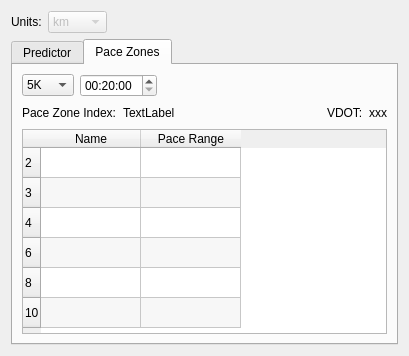
<?xml version="1.0" encoding="UTF-8"?>
<ui version="4.0">
 <class>RunTools</class>
 <widget class="QDialog" name="RunTools">
  <property name="geometry">
   <rect>
    <x>0</x>
    <y>0</y>
    <width>409</width>
    <height>356</height>
   </rect>
  </property>
  <property name="windowTitle">
   <string>Dialog</string>
  </property>
  <layout class="QGridLayout" name="gridLayout_5">
   <item row="0" column="0">
    <widget class="QLabel" name="label">
     <property name="text">
      <string>Units:</string>
     </property>
    </widget>
   </item>
   <item row="0" column="1">
    <widget class="QComboBox" name="unitsComboBox">
     <property name="enabled">
      <bool>false</bool>
     </property>
     <item>
      <property name="text">
       <string>km</string>
      </property>
     </item>
     <item>
      <property name="text">
       <string>miles</string>
      </property>
     </item>
    </widget>
   </item>
   <item row="0" column="2">
    <spacer name="horizontalSpacer">
     <property name="orientation">
      <enum>Qt::Horizontal</enum>
     </property>
     <property name="sizeHint" stdset="0">
      <size>
       <width>269</width>
       <height>20</height>
      </size>
     </property>
    </spacer>
   </item>
   <item row="1" column="0" colspan="3">
    <widget class="QTabWidget" name="predictorTab">
     <property name="enabled">
      <bool>true</bool>
     </property>
     <property name="currentIndex">
      <number>1</number>
     </property>
     <widget class="QWidget" name="tab">
      <property name="enabled">
       <bool>true</bool>
      </property>
      <attribute name="title">
       <string>Predictor</string>
      </attribute>
      <layout class="QGridLayout" name="gridLayout_3">
       <item row="0" column="0">
        <widget class="QFrame" name="frame">
         <property name="enabled">
          <bool>true</bool>
         </property>
         <property name="styleSheet">
          <string>background-color: rgb(215, 242, 244);</string>
         </property>
         <property name="frameShape">
          <enum>QFrame::StyledPanel</enum>
         </property>
         <property name="frameShadow">
          <enum>QFrame::Raised</enum>
         </property>
         <layout class="QGridLayout" name="gridLayout_2" columnstretch="1,2,3">
          <item row="0" column="0">
           <widget class="QLabel" name="label_2">
            <property name="enabled">
             <bool>true</bool>
            </property>
            <property name="text">
             <string>Distance</string>
            </property>
           </widget>
          </item>
          <item row="1" column="0">
           <widget class="QLabel" name="label_3">
            <property name="text">
             <string>Time</string>
            </property>
           </widget>
          </item>
          <item row="1" column="1">
           <widget class="QTimeEdit" name="inputTimeEdit">
            <property name="styleSheet">
             <string>background-color: rgb(255, 255, 255);</string>
            </property>
            <property name="time">
             <time>
              <hour>0</hour>
              <minute>50</minute>
              <second>0</second>
             </time>
            </property>
           </widget>
          </item>
          <item row="1" column="2">
           <widget class="QLabel" name="label_13">
            <property name="text">
             <string>h:m:s</string>
            </property>
           </widget>
          </item>
          <item row="2" column="0">
           <widget class="QLabel" name="label_4">
            <property name="text">
             <string>Pace</string>
            </property>
           </widget>
          </item>
          <item row="2" column="1">
           <widget class="QLabel" name="inputPaceLabel">
            <property name="styleSheet">
             <string notr="true">font: 85 12pt &quot;MS Shell Dlg 2&quot;;</string>
            </property>
            <property name="text">
             <string>&lt;!DOCTYPE HTML PUBLIC &quot;-//W3C//DTD HTML 4.0//EN&quot; &quot;http://www.w3.org/TR/REC-html40/strict.dtd&quot;&gt;
&lt;html&gt;&lt;head&gt;&lt;meta name=&quot;qrichtext&quot; content=&quot;1&quot; /&gt;&lt;style type=&quot;text/css&quot;&gt;
p, li { white-space: pre-wrap; }
&lt;/style&gt;&lt;/head&gt;&lt;body style=&quot; font-family:'MS Shell Dlg 2'; font-size:12pt; font-weight:72; font-style:normal;&quot;&gt;
&lt;p style=&quot; margin-top:0px; margin-bottom:0px; margin-left:0px; margin-right:0px; -qt-block-indent:0; text-indent:0px;&quot;&gt;&lt;span style=&quot; color:#000000;&quot;&gt;TextLabel&lt;/span&gt;&lt;/p&gt;&lt;/body&gt;&lt;/html&gt;</string>
            </property>
           </widget>
          </item>
          <item row="3" column="0">
           <widget class="QLabel" name="label_5">
            <property name="text">
             <string>Speed</string>
            </property>
           </widget>
          </item>
          <item row="3" column="1">
           <widget class="QLabel" name="inputSpeedLabel">
            <property name="enabled">
             <bool>true</bool>
            </property>
            <property name="text">
             <string>TextLabel</string>
            </property>
           </widget>
          </item>
          <item row="0" column="1">
           <widget class="RunLineEdit" name="inputDistanceLineEdit">
            <property name="autoFillBackground">
             <bool>false</bool>
            </property>
            <property name="styleSheet">
             <string notr="true">background-color: rgb(255, 255, 255);</string>
            </property>
           </widget>
          </item>
          <item row="4" column="0" colspan="3">
           <spacer name="verticalSpacer">
            <property name="orientation">
             <enum>Qt::Vertical</enum>
            </property>
            <property name="sizeHint" stdset="0">
             <size>
              <width>20</width>
              <height>40</height>
             </size>
            </property>
           </spacer>
          </item>
         </layout>
        </widget>
       </item>
       <item row="2" column="0">
        <widget class="QFrame" name="frame_2">
         <property name="enabled">
          <bool>true</bool>
         </property>
         <property name="styleSheet">
          <string>background-color: rgb(255, 253, 211);</string>
         </property>
         <property name="frameShape">
          <enum>QFrame::StyledPanel</enum>
         </property>
         <property name="frameShadow">
          <enum>QFrame::Raised</enum>
         </property>
         <layout class="QGridLayout" name="gridLayout_4" columnstretch="1,2" columnminimumwidth="0,0">
          <item row="1" column="0">
           <widget class="QLabel" name="label_8">
            <property name="text">
             <string>Race Distance</string>
            </property>
           </widget>
          </item>
          <item row="1" column="1">
           <widget class="QComboBox" name="outputDistanceCombo">
            <property name="styleSheet">
             <string>background-color: rgb(255, 255, 255);</string>
            </property>
            <property name="editable">
             <bool>false</bool>
            </property>
            <property name="currentIndex">
             <number>-1</number>
            </property>
           </widget>
          </item>
          <item row="4" column="0">
           <widget class="QLabel" name="label_10">
            <property name="text">
             <string>Predicted Pace</string>
            </property>
           </widget>
          </item>
          <item row="4" column="1">
           <widget class="QLabel" name="outputPaceLabel">
            <property name="styleSheet">
             <string notr="true">color: rgb(170, 0, 0);</string>
            </property>
            <property name="text">
             <string>&lt;!DOCTYPE HTML PUBLIC &quot;-//W3C//DTD HTML 4.0//EN&quot; &quot;http://www.w3.org/TR/REC-html40/strict.dtd&quot;&gt;
&lt;html&gt;&lt;head&gt;&lt;meta name=&quot;qrichtext&quot; content=&quot;1&quot; /&gt;&lt;style type=&quot;text/css&quot;&gt;
p, li { white-space: pre-wrap; }
&lt;/style&gt;&lt;/head&gt;&lt;body style=&quot; font-family:'MS Shell Dlg 2'; font-size:8.25pt; font-weight:400; font-style:normal;&quot;&gt;
&lt;p style=&quot; margin-top:0px; margin-bottom:0px; margin-left:0px; margin-right:0px; -qt-block-indent:0; text-indent:0px;&quot;&gt;&lt;span style=&quot; font-size:10pt; color:#aa0000;&quot;&gt;TextLabel&lt;/span&gt;&lt;/p&gt;&lt;/body&gt;&lt;/html&gt;</string>
            </property>
           </widget>
          </item>
          <item row="2" column="1">
           <widget class="QLabel" name="outputTimeLabel">
            <property name="styleSheet">
             <string notr="true">color: rgb(170, 0, 0);
font: 85 12pt &quot;MS Shell Dlg 2&quot;;</string>
            </property>
            <property name="text">
             <string>&lt;!DOCTYPE HTML PUBLIC &quot;-//W3C//DTD HTML 4.0//EN&quot; &quot;http://www.w3.org/TR/REC-html40/strict.dtd&quot;&gt;
&lt;html&gt;&lt;head&gt;&lt;meta name=&quot;qrichtext&quot; content=&quot;1&quot; /&gt;&lt;style type=&quot;text/css&quot;&gt;
p, li { white-space: pre-wrap; }
&lt;/style&gt;&lt;/head&gt;&lt;body style=&quot; font-family:'MS Shell Dlg 2'; font-size:8.25pt; font-weight:400; font-style:normal;&quot;&gt;
&lt;p style=&quot; margin-top:0px; margin-bottom:0px; margin-left:0px; margin-right:0px; -qt-block-indent:0; text-indent:0px;&quot;&gt;&lt;span style=&quot; font-size:12pt; font-weight:600; color:#aa0000;&quot;&gt;TextLabel&lt;/span&gt;&lt;/p&gt;&lt;/body&gt;&lt;/html&gt;</string>
            </property>
           </widget>
          </item>
          <item row="2" column="0">
           <widget class="QLabel" name="label_9">
            <property name="text">
             <string>Predicted Finish Time</string>
            </property>
           </widget>
          </item>
          <item row="5" column="0" colspan="2">
           <spacer name="verticalSpacer_2">
            <property name="orientation">
             <enum>Qt::Vertical</enum>
            </property>
            <property name="sizeHint" stdset="0">
             <size>
              <width>20</width>
              <height>40</height>
             </size>
            </property>
           </spacer>
          </item>
         </layout>
        </widget>
       </item>
      </layout>
     </widget>
     <widget class="QWidget" name="tab_2">
      <attribute name="title">
       <string>Pace Zones</string>
      </attribute>
      <layout class="QGridLayout" name="gridLayout">
       <item row="0" column="0">
        <widget class="QComboBox" name="raceCombo">
         <property name="currentIndex">
          <number>1</number>
         </property>
         <item>
          <property name="text">
           <string>3K</string>
          </property>
         </item>
         <item>
          <property name="text">
           <string>5K</string>
          </property>
         </item>
         <item>
          <property name="text">
           <string>10K</string>
          </property>
         </item>
        </widget>
       </item>
       <item row="0" column="1" colspan="2">
        <widget class="QTimeEdit" name="raceTime">
         <property name="time">
          <time>
           <hour>0</hour>
           <minute>20</minute>
           <second>0</second>
          </time>
         </property>
        </widget>
       </item>
       <item row="0" column="3" colspan="4">
        <spacer name="horizontalSpacer_2">
         <property name="orientation">
          <enum>Qt::Horizontal</enum>
         </property>
         <property name="sizeType">
          <enum>QSizePolicy::Preferred</enum>
         </property>
         <property name="sizeHint" stdset="0">
          <size>
           <width>212</width>
           <height>20</height>
          </size>
         </property>
        </spacer>
       </item>
       <item row="1" column="0" colspan="2">
        <widget class="QLabel" name="label_6">
         <property name="text">
          <string>Pace Zone Index:</string>
         </property>
        </widget>
       </item>
       <item row="1" column="2" colspan="2">
        <widget class="QLabel" name="paceZoneIndex">
         <property name="styleSheet">
          <string notr="true">font: 75 8pt bold &quot;MS Shell Dlg 2&quot;;</string>
         </property>
         <property name="text">
          <string>TextLabel</string>
         </property>
        </widget>
       </item>
       <item row="1" column="4">
        <spacer name="horizontalSpacer_3">
         <property name="orientation">
          <enum>Qt::Horizontal</enum>
         </property>
         <property name="sizeType">
          <enum>QSizePolicy::Preferred</enum>
         </property>
         <property name="sizeHint" stdset="0">
          <size>
           <width>212</width>
           <height>20</height>
          </size>
         </property>
        </spacer>
       </item>
       <item row="2" column="0" colspan="7">
        <widget class="QTableWidget" name="tableWidget">
         <property name="editTriggers">
          <set>QAbstractItemView::NoEditTriggers</set>
         </property>
         <property name="alternatingRowColors">
          <bool>true</bool>
         </property>
         <attribute name="horizontalHeaderStretchLastSection">
          <bool>false</bool>
         </attribute>
         <attribute name="verticalHeaderStretchLastSection">
          <bool>false</bool>
         </attribute>
         <attribute name="horizontalHeaderStretchLastSection">
          <bool>false</bool>
         </attribute>
         <attribute name="verticalHeaderStretchLastSection">
          <bool>false</bool>
         </attribute>
         <row>
          <property name="text">
           <string>2</string>
          </property>
         </row>
         <row>
          <property name="text">
           <string>3</string>
          </property>
         </row>
         <row>
          <property name="text">
           <string>4</string>
          </property>
         </row>
         <row>
          <property name="text">
           <string>6</string>
          </property>
         </row>
         <row>
          <property name="text">
           <string>8</string>
          </property>
         </row>
         <row>
          <property name="text">
           <string>10</string>
          </property>
         </row>
         <column>
          <property name="text">
           <string>Name</string>
          </property>
         </column>
         <column>
          <property name="text">
           <string>Pace Range</string>
          </property>
         </column>
         <item row="0" column="0">
          <property name="text">
           <string/>
          </property>
         </item>
         <item row="1" column="0">
          <property name="text">
           <string/>
          </property>
         </item>
         <item row="2" column="0">
          <property name="text">
           <string/>
          </property>
         </item>
         <item row="3" column="0">
          <property name="text">
           <string/>
          </property>
         </item>
         <item row="4" column="0">
          <property name="text">
           <string/>
          </property>
         </item>
         <item row="5" column="0">
          <property name="text">
           <string/>
          </property>
         </item>
        </widget>
       </item>
       <item row="1" column="6">
        <widget class="QLabel" name="vdotLabel">
         <property name="text">
          <string>xxx</string>
         </property>
        </widget>
       </item>
       <item row="1" column="5">
        <widget class="QLabel" name="label_7">
         <property name="text">
          <string>VDOT:</string>
         </property>
        </widget>
       </item>
      </layout>
     </widget>
    </widget>
   </item>
  </layout>
 </widget>
 <customwidgets>
  <customwidget>
   <class>RunLineEdit</class>
   <extends>QLineEdit</extends>
   <header>src/gui/runlineedit.h</header>
  </customwidget>
 </customwidgets>
 <tabstops>
  <tabstop>unitsComboBox</tabstop>
  <tabstop>predictorTab</tabstop>
  <tabstop>inputDistanceLineEdit</tabstop>
  <tabstop>inputTimeEdit</tabstop>
  <tabstop>outputDistanceCombo</tabstop>
  <tabstop>raceCombo</tabstop>
  <tabstop>raceTime</tabstop>
  <tabstop>tableWidget</tabstop>
 </tabstops>
 <resources/>
 <connections/>
</ui>
